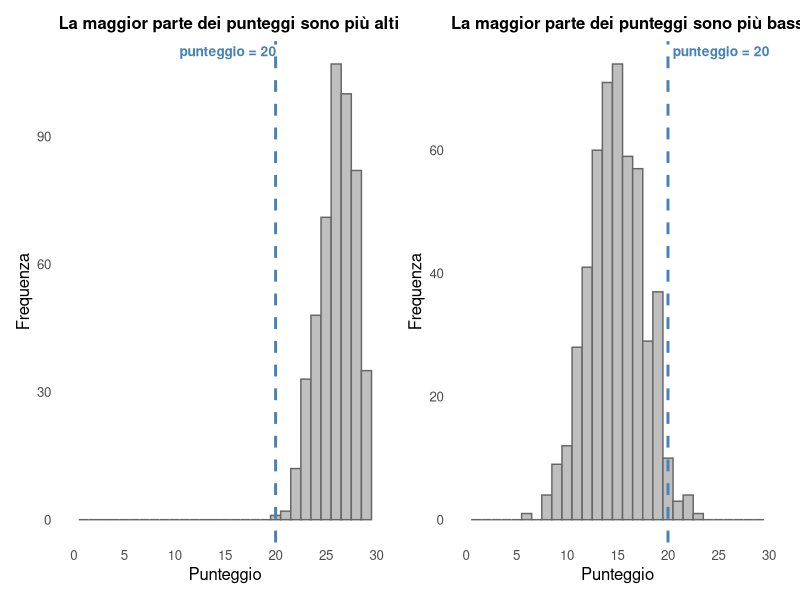
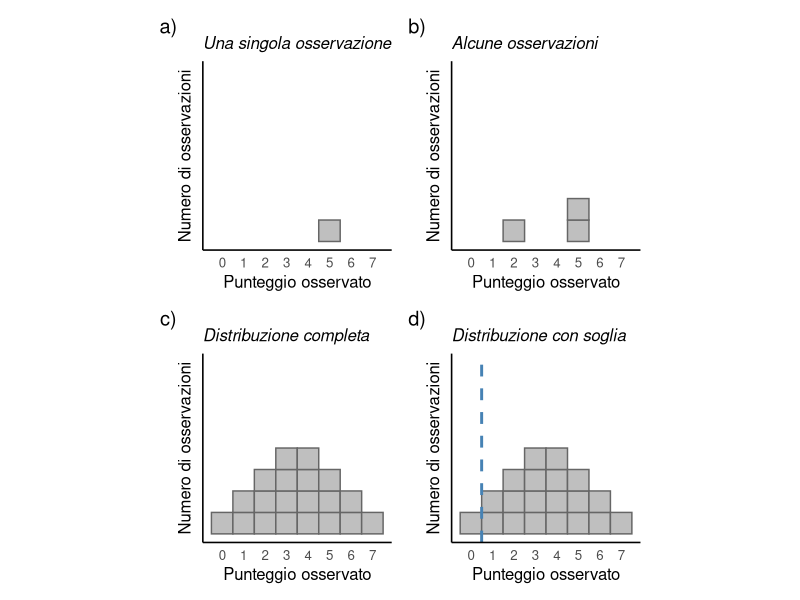
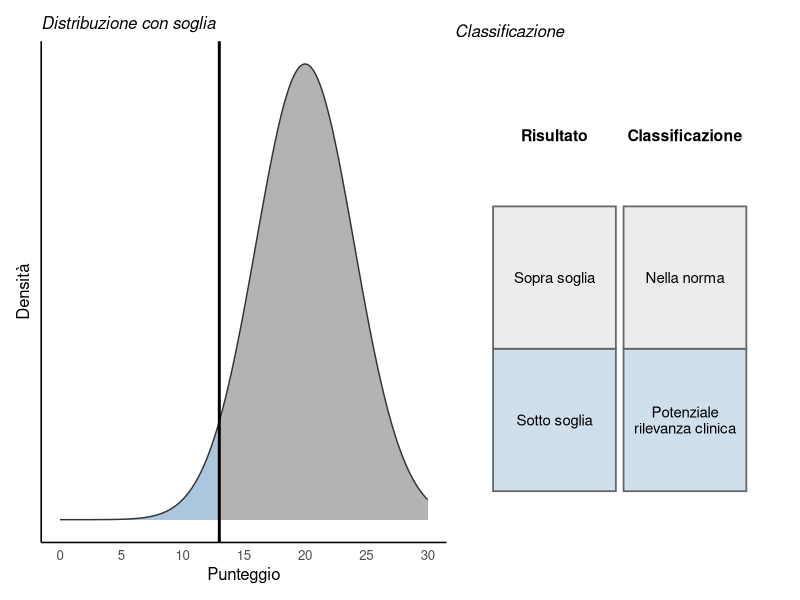
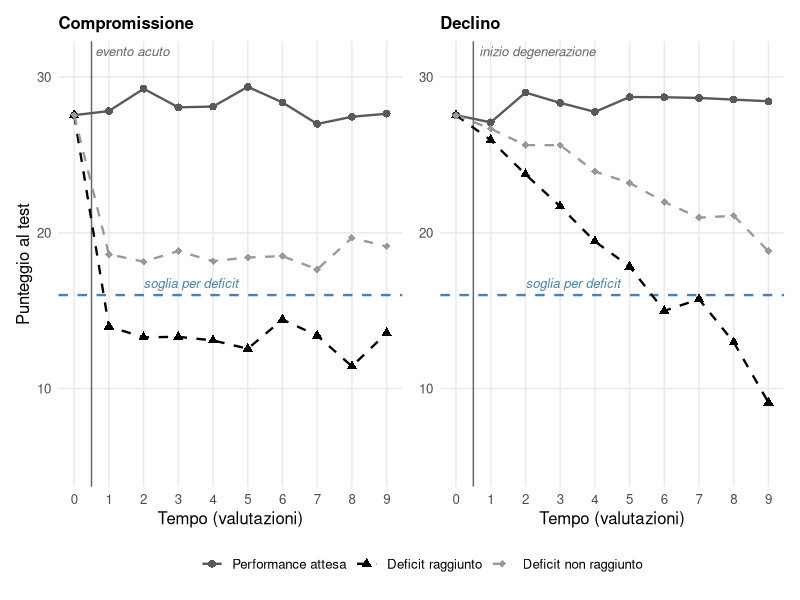
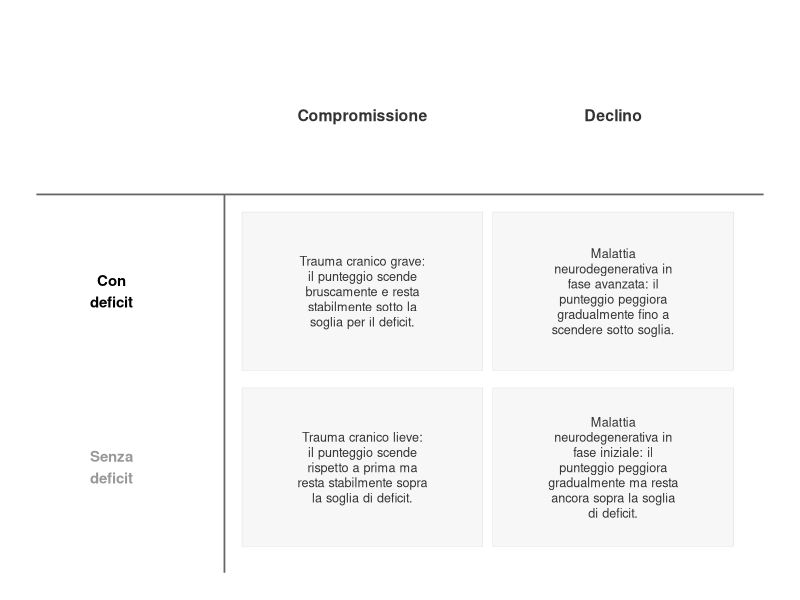
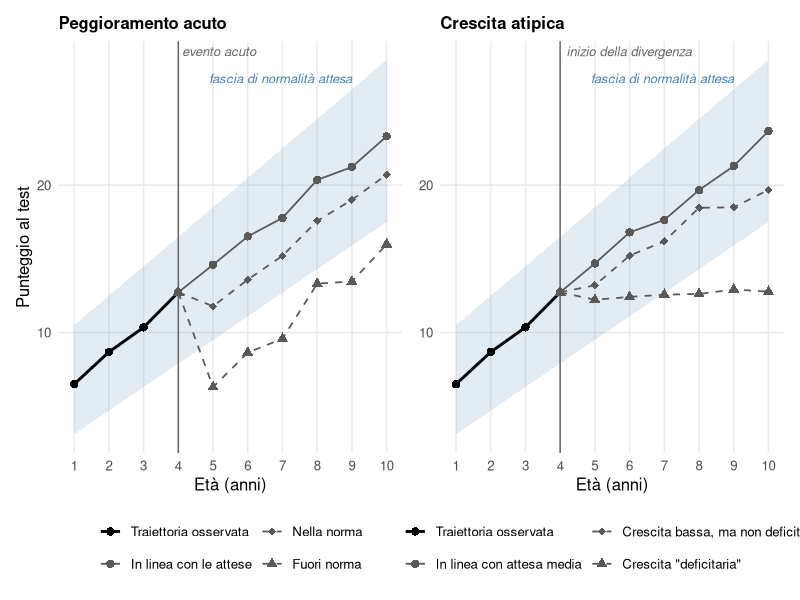

These figures' R source, in order:
## ---- chunk 1
#| label: fig-punteggio-20
#| echo: false
#| warning: false
#| message: false
#| fig-cap: "Lo stesso punteggio (20) con due significati opposti, a seconda della distribuzione dei punteggi nel gruppo di riferimento (dati simulati). A sinistra, un test in cui la maggior parte delle persone ottiene punteggi relativamente alti: 20 cade nella coda bassa della distribuzione. A destra, un test in cui la maggior parte delle persone ottiene punteggi intorno a 15, quindi più bassi: lo stesso punteggio di 20 sarebbe considerato molto alto."
#| fig-width: 9
#| fig-height: 4
#| fig-dpi: 200
#| out-height: "250%"

library(ggplot2)
library(patchwork)

set.seed(42)
n <- 500

sim_facile <- data.frame(punteggio = rbinom(n, size = 30, prob = 0.87))
sim_difficile <- data.frame(punteggio = rbinom(n, size = 30, prob = 0.5))

tema_hist <- theme_minimal(base_size = 12) +
  theme(panel.grid.minor = element_blank(),
        panel.grid.major = element_blank(),
        plot.title = element_text(size = 12, face = "bold"))

evidenzia_20_dx <- list(
  geom_vline(xintercept = 20, colour = "steelblue", linewidth = 1, linetype = "dashed"),
  annotate("text", x = 20, y = Inf, label = "punteggio = 20", vjust = 1.5, hjust = -0.05,
           colour = "steelblue", fontface = "bold", size = 3.5),
  scale_x_continuous(limits = c(0, 30), breaks = seq(0, 30, 5)),
  labs(x = "Punteggio", y = "Frequenza")
)

evidenzia_20_sx <- list(
  geom_vline(xintercept = 20, colour = "steelblue", linewidth = 1, linetype = "dashed"),
  annotate("text", x = 10, y = Inf, label = "punteggio = 20", vjust = 1.5, hjust = -0.05,
           colour = "steelblue", fontface = "bold", size = 3.5),
  scale_x_continuous(limits = c(0, 30), breaks = seq(0, 30, 5)),
  labs(x = "Punteggio", y = "Frequenza")
)

p_facile <- ggplot(sim_facile, aes(x = punteggio)) +
  geom_histogram(binwidth = 1, boundary = -0.5, fill = "grey75", colour = "grey40") +
  evidenzia_20_sx +
  labs(title = "La maggior parte dei punteggi sono più alti") +
  tema_hist

p_difficile <- ggplot(sim_difficile, aes(x = punteggio)) +
  geom_histogram(binwidth = 1, boundary = -0.5, fill = "grey75", colour = "grey40") +
  evidenzia_20_dx +
  labs(title = "La maggior parte dei punteggi sono più bassi") +
  tema_hist

p_facile + p_difficile
## ---- chunk 2
#| label: fig-costruzione-istogramma
#| echo: false
#| warning: false
#| message: false
#| fig-cap: "Costruzione di una distribuzione di dati normativi a partire dalle singole osservazioni. In (a) è rappresentata una sola osservazione (punteggio = 5). In (b) sono rappresentate tre osservazioni (un punteggio di 2 e due punteggi di 5): ogni osservazione è visibile come un singolo quadratino, cosicché un punteggio ottenuto da più persone sia rappresentato da più quadratini impilati. In (c) è rappresentata una distribuzione completa, costruita impilando ogni singola osservazione di un ipotetico gruppo di riferimento di 20 persone. In (d) alla stessa distribuzione è stata aggiunta una soglia (linea verticale), che permette di distinguere le prestazioni considerate \"nella norma\" da quelle che non lo sono. (Adattato da Mondini, Mapelli, Arcara, Semeiotica e diagnosi neuropsicologica)"
#| fig-width: 8
#| fig-height: 6
#| fig-dpi: 200
#| out-width: "120%"

library(ggplot2)
library(patchwork)

# funzione ad hoc: aggiunge una singola osservazione ad un data.frame di
# quadratini, impilandola sopra le osservazioni già presenti per lo stesso
# punteggio. Usarla più volte (una per osservazione) rende facile
# aggiungere/togliere singole osservazioni per costruire ciascun pannello.
aggiungi_osservazione <- function(dati, punteggio) {
  n_gia_presenti <- sum(dati$punteggio == punteggio)
  nuova_osservazione <- data.frame(
    punteggio = punteggio,
    ymin = n_gia_presenti,
    ymax = n_gia_presenti + 1
  )
  rbind(dati, nuova_osservazione)
}

tema_quadratini <- theme_minimal(base_size = 12) +
  theme(panel.grid = element_blank(),
        axis.text.y = element_blank(),
        axis.ticks.y = element_blank(),
        axis.line = element_line(colour = "black"),
        plot.title = element_text(size = 12, face = "italic"),
        aspect.ratio = 1)

disegna_quadratini <- function(dati, titolo) {
  ggplot(dati) +
    geom_rect(aes(xmin = punteggio - 0.5, xmax = punteggio + 0.5,
                   ymin = ymin, ymax = ymax),
              fill = "grey75", colour = "grey40") +
    scale_x_continuous(limits = c(-0.5, 7.5), breaks = 0:7) +
    scale_y_continuous(limits = c(0, 8)) +
    labs(x = "Punteggio osservato", y = "Numero di osservazioni", title = titolo) +
    tema_quadratini
}

# pannello a: una sola osservazione
dati_a <- data.frame(punteggio = numeric(0), ymin = numeric(0), ymax = numeric(0))
dati_a <- aggiungi_osservazione(dati_a, 5)

# pannello b: tre osservazioni
dati_b <- data.frame(punteggio = numeric(0), ymin = numeric(0), ymax = numeric(0))
dati_b <- aggiungi_osservazione(dati_b, 2)
dati_b <- aggiungi_osservazione(dati_b, 5)
dati_b <- aggiungi_osservazione(dati_b, 5)

# pannelli c e d: distribuzione completa (20 osservazioni)
dati_c <- data.frame(punteggio = numeric(0), ymin = numeric(0), ymax = numeric(0))
punteggi_completi <- rep(0:7, times = c(1, 2, 3, 4, 4, 3, 2, 1))
for (p in punteggi_completi) {
  dati_c <- aggiungi_osservazione(dati_c, p)
}

p_a <- disegna_quadratini(dati_a, "Una singola osservazione")
p_b <- disegna_quadratini(dati_b, "Alcune osservazioni")
p_c <- disegna_quadratini(dati_c, "Distribuzione completa")
p_d <- disegna_quadratini(dati_c, "Distribuzione con soglia") +
  geom_vline(xintercept = 0.5, linewidth = 1, colour = "steelblue", linetype=2)

(p_a + p_b) / (p_c + p_d) +
  plot_annotation(tag_levels = "a", tag_suffix = ")")
## ---- chunk 3
#| label: fig-classificazione-soglia
#| echo: false
#| warning: false
#| message: false
#| fig-cap: "Classificazione di un punteggio rispetto ad una soglia. A sinistra, la distribuzione dei punteggi nel gruppo di riferimento (dati simulati): l'area a destra della soglia (in grigio) corrisponde ai punteggi considerati \"nella norma\", l'area a sinistra della soglia (in blu) ai punteggi con potenziale rilevanza clinica. A destra, la classificazione che ne risulta, a seconda che il punteggio osservato sia sopra o sotto la soglia."
#| fig-width: 8
#| fig-height: 3.5
#| fig-dpi: 200
#| out-width: "100%"

library(ggplot2)
library(patchwork)

soglia <- 13
media <- 20
sd_punteggio <- 4

colori_soglia <- c(sopra = "grey70", sotto = "steelblue")
alpha_soglia <- c(sopra = 1, sotto = 0.45)

# pannello sinistro: densità con soglia, colorata diversamente sopra/sotto soglia
x_sotto <- seq(0, soglia, length.out = 150)
x_sopra <- seq(soglia, 30, length.out = 150)
dens_sotto <- data.frame(punteggio = x_sotto,
                          densita = dnorm(x_sotto, mean = media, sd = sd_punteggio),
                          area = "sotto")
dens_sopra <- data.frame(punteggio = x_sopra,
                          densita = dnorm(x_sopra, mean = media, sd = sd_punteggio),
                          area = "sopra")
dens <- rbind(dens_sotto, dens_sopra)

dens_contorno <- data.frame(punteggio = seq(0, 30, length.out = 300))
dens_contorno$densita <- dnorm(dens_contorno$punteggio, mean = media, sd = sd_punteggio)

p_densita <- ggplot(dens, aes(x = punteggio, y = densita)) +
  geom_area(aes(fill = area, alpha = area), colour = NA) +
  geom_line(data = dens_contorno, colour = "grey20", linewidth = 0.5) +
  geom_vline(xintercept = soglia, linewidth = 1, colour = "black") +
  scale_fill_manual(values = colori_soglia, guide = "none") +
  scale_alpha_manual(values = alpha_soglia, guide = "none") +
  scale_x_continuous(breaks = seq(0, 30, 5)) +
  labs(x = "Punteggio", y = "Densità", title = "Distribuzione con soglia") +
  theme_minimal(base_size = 12) +
  theme(panel.grid = element_blank(),
        axis.text.y = element_blank(),
        axis.ticks.y = element_blank(),
        axis.line = element_line(colour = "black"),
        plot.title = element_text(size = 12, face = "italic"))

# pannello destro: tabella risultato -> classificazione
col1 <- list(min = 0.3, max = 1.9, centro = 1.1)
col2 <- list(min = 2.0, max = 3.6, centro = 2.8)

celle_tabella <- data.frame(
  xmin = c(col1$min, col2$min, col1$min, col2$min),
  xmax = c(col1$max, col2$max, col1$max, col2$max),
  ymin = c(1.5, 1.5, 0.5, 0.5),
  ymax = c(2.5, 2.5, 1.5, 1.5),
  area = c("sopra", "sopra", "sotto", "sotto")
)

testo_tabella <- data.frame(
  x = c(col1$centro, col2$centro, col1$centro, col2$centro, col1$centro, col2$centro),
  y = c(3, 3, 2, 2, 1, 1),
  testo = c("Risultato", "Classificazione",
            "Sopra soglia", "Nella norma",
            "Sotto soglia", "Potenziale\nrilevanza clinica"),
  intestazione = c(TRUE, TRUE, FALSE, FALSE, FALSE, FALSE)
)

p_tabella <- ggplot() +
  geom_rect(data = celle_tabella,
            aes(xmin = xmin, xmax = xmax, ymin = ymin, ymax = ymax, fill = area),
            alpha = 0.25, colour = "grey40", linewidth = 0.6) +
  geom_text(data = subset(testo_tabella, intestazione),
            aes(x = x, y = y, label = testo), fontface = "bold", size = 4) +
  geom_text(data = subset(testo_tabella, !intestazione),
            aes(x = x, y = y, label = testo), size = 3.8, lineheight = 0.9) +
  scale_fill_manual(values = colori_soglia, guide = "none") +
  coord_cartesian(xlim = c(0, 4), ylim = c(0.3, 3.5)) +
  labs(title = "Classificazione") +
  theme_void(base_size = 12) +
  theme(plot.title = element_text(size = 12, face = "italic"))

p_densita + p_tabella + plot_layout(widths = c(1.2, 1))
## ---- chunk 4
#| label: fig-compromissione-declino
#| echo: false
#| warning: false
#| message: false
#| fig-cap: "Andamento simulato del punteggio a un test in dieci valutazioni ripetute nel tempo, per due casi di compromissione (a sinistra) e due casi di declino (a destra), con lo stesso schema di colori/simboli usato per le traiettorie ipotetiche nella @fig-traiettoria-sviluppo (solo nero o scale di grigio). Tutte le traiettorie partono dallo stesso punto, prima dell'evento acuto o dell'inizio della degenerazione (linea sottile verticale). Il profilo \"Performance attesa\" (cerchi, linea continua) rappresenta l'andamento, stabile nel tempo, di una persona senza peggioramento. Il caso \"Deficit non raggiunto\" (diamanti, linea tratteggiata) si allontana dalla prestazione attesa ma resta sempre sopra la soglia per il deficit (linea tratteggiata orizzontale). Il caso \"Deficit raggiunto\" (triangoli, linea tratteggiata) scende sotto la soglia: bruscamente e poi stabilmente a sinistra, gradualmente a destra."
#| fig-width: 9
#| fig-height: 4.5
#| fig-dpi: 200
#| out-width: "100%"

library(ggplot2)
library(patchwork)

set.seed(123)

# --- Parametro per includere (o no) l'errore di misurazione nel grafico ---
# Impostare FALSE per disegnare solo il punteggio "vero" sottostante, senza rumore
includi_errore_misura <- TRUE
sd_errore <- 0.8

# Funzione modulare: aggiunge (o no) l'errore di misurazione a una traiettoria di punteggi veri
aggiungi_errore_misura <- function(punteggio_vero, sd = sd_errore, includi = includi_errore_misura) {
  if (includi) {
    punteggio_vero + rnorm(length(punteggio_vero), mean = 0, sd = sd)
  } else {
    punteggio_vero
  }
}

soglia <- 16
n_tempi <- 10
tempi <- 0:(n_tempi - 1)

tema_traiettorie <- theme_minimal(base_size = 12) +
  theme(panel.grid.minor = element_blank(),
        plot.title = element_text(size = 12, face = "bold"),
        legend.position = "bottom")

soglia_layer <- list(
  geom_hline(yintercept = soglia, linetype = "dashed", colour = "steelblue", linewidth = 0.8),
  annotate("text", x = 2, y = soglia, label = "soglia per deficit", vjust = -0.7, hjust = 0,
           colour = "steelblue", fontface = "italic", size = 3.3)
)

# Schema di colori/simboli/linetype coerente con quello usato per le traiettorie ipotetiche
# nella @fig-traiettoria-sviluppo: solo nero o scale di grigio (niente azzurro), cerchio/linea
# continua per il profilo "in linea con le attese", diamante/tratteggiata per lo scarto che
# resta nella norma, triangolo/tratteggiata per lo scarto che raggiunge il deficit
colori_casi <- scale_colour_manual(values = c("Performance attesa" = "grey35",
                                               "Deficit raggiunto" = "black",
                                               "Deficit non raggiunto" = "grey60"))
forme_casi <- scale_shape_manual(values = c("Performance attesa" = 16,
                                             "Deficit raggiunto" = 17,
                                             "Deficit non raggiunto" = 18))
linee_casi <- scale_linetype_manual(values = c("Performance attesa" = "solid",
                                                "Deficit raggiunto" = "dashed",
                                                "Deficit non raggiunto" = "dashed"))

# Livello "vero" comune a tutte le traiettorie prima dell'evento/dell'inizio della degenerazione
# e valore stabile del profilo di prestazione attesa (nessun peggioramento): a differenza della
# traiettoria attesa crescente delle figure sull'età evolutiva, qui è piatto nel tempo
livello_iniziale <- 28
vero_attesa <- rep(livello_iniziale, n_tempi)

# Punto osservato a t0, condiviso da tutte le traiettorie (in entrambi i pannelli): prima
# dell'evento acuto o dell'inizio della degenerazione non c'è ancora nessuna differenza da
# osservare, quindi tutte le linee devono partire esattamente dallo stesso punto
punto_iniziale <- aggiungi_errore_misura(livello_iniziale)

# Funzione modulare per costruire una traiettoria che condivide con le altre lo stesso punto
# osservato a t0 ("punto_iniziale"), e prosegue poi con il proprio andamento "vero" (con il suo
# errore di misurazione indipendente) per le valutazioni successive
costruisci_traiettoria_condivisa <- function(vero) {
  c(punto_iniziale, aggiungi_errore_misura(vero[-1]))
}

# Linea sottile verticale che segna il momento dell'evento/inizio del peggioramento,
# posizionata subito dopo t0 (tra la prima e la seconda valutazione)
tempo_evento <- 0.5

evento_layer <- list(
  geom_vline(xintercept = tempo_evento, colour = "grey40", linewidth = 0.5),
  annotate("text", x = tempo_evento, y = Inf, label = "evento acuto", vjust = 1.5, hjust = -0.05,
           colour = "grey40", fontface = "italic", size = 3.3)
)

degenerazione_layer <- list(
  geom_vline(xintercept = tempo_evento, colour = "grey40", linewidth = 0.5),
  annotate("text", x = tempo_evento, y = Inf, label = "inizio degenerazione", vjust = 1.5, hjust = -0.05,
           colour = "grey40", fontface = "italic", size = 3.3)
)

# --- Pannello sinistro: compromissione (peggioramento improvviso e poi stabile) ---
# Tutte le traiettorie partono dallo stesso punto (livello_iniziale), prima dell'evento acuto
vero_compr_deficit    <- c(livello_iniziale, rep(13, n_tempi - 1))
vero_compr_no_deficit <- c(livello_iniziale, rep(19, n_tempi - 1))

dat_compr <- data.frame(
  tempo = rep(tempi, 3),
  punteggio = c(costruisci_traiettoria_condivisa(vero_attesa),
                costruisci_traiettoria_condivisa(vero_compr_deficit),
                costruisci_traiettoria_condivisa(vero_compr_no_deficit)),
  caso = rep(c("Performance attesa", "Deficit raggiunto", "Deficit non raggiunto"), each = n_tempi)
)
dat_compr$caso <- factor(dat_compr$caso, levels = c("Performance attesa", "Deficit raggiunto", "Deficit non raggiunto"))

p_compr <- ggplot(dat_compr, aes(x = tempo, y = punteggio, colour = caso, shape = caso, linetype = caso)) +
  soglia_layer +
  evento_layer +
  geom_line(linewidth = 0.8) +
  geom_point(size = 2.3) +
  colori_casi +
  forme_casi +
  linee_casi +
  scale_x_continuous(breaks = tempi) +
  coord_cartesian(ylim = c(5, 31)) +
  labs(title = "Compromissione", x = "Tempo (valutazioni)", y = "Punteggio al test", colour = NULL, shape = NULL, linetype = NULL) +
  tema_traiettorie

# --- Pannello destro: declino (peggioramento graduale e progressivo) ---
# Tutte le traiettorie partono dallo stesso punto (livello_iniziale), prima dell'inizio della degenerazione
vero_decl_deficit    <- livello_iniziale - (tempi / (n_tempi - 1)) * 18
vero_decl_no_deficit <- livello_iniziale - (tempi / (n_tempi - 1)) * 9

dat_decl <- data.frame(
  tempo = rep(tempi, 3),
  punteggio = c(costruisci_traiettoria_condivisa(vero_attesa),
                costruisci_traiettoria_condivisa(vero_decl_deficit),
                costruisci_traiettoria_condivisa(vero_decl_no_deficit)),
  caso = rep(c("Performance attesa", "Deficit raggiunto", "Deficit non raggiunto"), each = n_tempi)
)
dat_decl$caso <- factor(dat_decl$caso, levels = c("Performance attesa", "Deficit raggiunto", "Deficit non raggiunto"))

p_decl <- ggplot(dat_decl, aes(x = tempo, y = punteggio, colour = caso, shape = caso, linetype = caso)) +
  soglia_layer +
  degenerazione_layer +
  geom_line(linewidth = 0.8) +
  geom_point(size = 2.3) +
  colori_casi +
  forme_casi +
  linee_casi +
  scale_x_continuous(breaks = tempi) +
  coord_cartesian(ylim = c(5, 31)) +
  labs(title = "Declino", x = "Tempo (valutazioni)", y = NULL, colour = NULL, shape = NULL, linetype = NULL) +
  tema_traiettorie

p_compr + p_decl + plot_layout(guides = "collect") & theme(legend.position = "bottom")
## ---- chunk 5
#| label: fig-tabella-compromissione-declino
#| echo: false
#| warning: false
#| message: false
#| fig-cap: "Sintesi delle quattro combinazioni illustrate nella @fig-compromissione-declino (compromissione/declino, con/senza deficit) relativi ad un disturbo acquisito, con un esempio clinico per ciascuna. Le colonne seguono lo stesso ordine della figura precedente; le etichette di riga riprendono gli stessi colori usati lì per i due casi (nero = deficit raggiunto, grigio = deficit non raggiunto)."
#| fig-width: 7.5
#| fig-height: 4
#| fig-dpi: 200
#| out-width: "100%"

library(ggplot2)

# Contenuto della tabella: intestazioni di colonna, intestazioni di riga (colorate
# come nella @fig-compromissione-declino) e un esempio per ciascuna delle 4 celle
tabella_dat <- data.frame(
  x = c(1, 2, 0, 0, 1, 2, 1, 2),
  y = c(2, 2, 1, 0, 1, 1, 0, 0),
  tipo = c("intestazione_colonna", "intestazione_colonna",
           "intestazione_riga", "intestazione_riga",
           "cella", "cella", "cella", "cella"),
  colore = c("grey20", "grey20", "black", "grey60",
             "grey20", "grey20", "grey20", "grey20"),
  testo = c(
    "Compromissione", "Declino",
    "Con\ndeficit", "Senza\ndeficit",
    "Trauma cranico grave: il punteggio scende bruscamente e resta stabilmente sotto la soglia per il deficit.",
    "Malattia neurodegenerativa in fase avanzata: il punteggio peggiora gradualmente fino a scendere sotto soglia.",
    "Trauma cranico lieve: il punteggio scende rispetto a prima ma resta stabilmente sopra la soglia di deficit.",
    "Malattia neurodegenerativa in fase iniziale: il punteggio peggiora gradualmente ma resta ancora sopra la soglia di deficit."
  )
)

# Va a capo automatico del testo, solo per le celle di esempio (più lunghe)
tabella_dat$testo_wrap <- ifelse(
  tabella_dat$tipo == "cella",
  vapply(tabella_dat$testo, function(x) paste(strwrap(x, width = 24), collapse = "\n"), character(1)),
  tabella_dat$testo
)

celle_sfondo <- expand.grid(x = c(1, 2), y = c(0, 1))

ggplot() +
  geom_tile(data = celle_sfondo, aes(x = x, y = y), width = 0.96, height = 0.9,
            fill = "grey97", colour = "grey80") +
  geom_segment(aes(x = -0.3, xend = 2.6, y = 1.55, yend = 1.55), colour = "grey40", linewidth = 0.6) +
  geom_segment(aes(x = 0.45, xend = 0.45, y = -0.6, yend = 1.55), colour = "grey40", linewidth = 0.6) +
  geom_text(data = subset(tabella_dat, tipo == "cella"),
            aes(x = x, y = y, label = testo_wrap), size = 3.2, lineheight = 1, colour = "grey20") +
  geom_text(data = subset(tabella_dat, tipo == "intestazione_colonna"),
            aes(x = x, y = y, label = testo_wrap), size = 4, fontface = "bold", colour = "grey20") +
  geom_text(data = subset(tabella_dat, tipo == "intestazione_riga"),
            aes(x = x, y = y, label = testo_wrap, colour = colore), size = 3.8, fontface = "bold") +
  scale_colour_identity() +
  coord_cartesian(xlim = c(-0.3, 2.6), ylim = c(-0.6, 2.5), clip = "off") +
  theme_void()
## ---- chunk 6
#| label: fig-traiettoria-sviluppo
#| echo: false
#| warning: false
#| message: false
#| fig-cap: "Traiettoria di sviluppo simulata (linea nera, punti pieni) dalla valutazione a 1 anno fino alla valutazione più recente, a 4 anni, identica nei due pannelli. Da qui si diramano tre traiettorie future ipotetiche per pannello, tutte in grigio scuro e incluse nella stessa legenda della traiettoria osservata. A sinistra (Peggioramento acuto): un evento acuto (linea verticale) può causare un peggioramento improvviso del punteggio; una traiettoria non ne risente e prosegue come atteso (cerchi, linea continua), una scende ma resta entro la fascia di normalità (diamanti, linea tratteggiata), una scende al punto da uscire subito dalla fascia e vi resta (triangoli, linea tratteggiata). A destra (Crescita atipica): dallo stesso punto (linea verticale \"inizio della divergenza\") la crescita può proseguire in linea con l'attesa (cerchi, linea continua), rallentare restando comunque entro la fascia (diamanti, linea tratteggiata), oppure allontanarsene gradualmente fino a uscirne (triangoli, linea tratteggiata). La fascia colorata rappresenta, in entrambi i pannelli, l'intervallo di normalità (soglia superiore e inferiore) atteso dal gruppo di riferimento per ciascuna età."
#| fig-width: 10
#| fig-height: 5.5
#| fig-dpi: 200
#| out-width: "100%"

library(ggplot2)
library(patchwork)

set.seed(100)

# --- Parametro per includere (o no) l'errore di misurazione nelle traiettorie ---
# Impostare FALSE per disegnare solo le traiettorie "vere" sottostanti, senza rumore
includi_errore_misura <- TRUE
sd_errore <- 0.6

# --- Parametro per mostrare (o no) la linea verticale che segna il momento della diramazione ---
mostra_linea_evento <- TRUE

# --- Parametro per impostare l'età (in anni) in cui avviene la diramazione, condiviso da
# entrambi i pannelli: qualunque valore tra 1 e max(eta) - 1, ad esempio anche 1 o 2 ---
eta_diramazione <- 4   # ultima valutazione nota, da cui si "diramano" le traiettorie future

# Funzione modulare: aggiunge (o no) l'errore di misurazione a una traiettoria di punteggi veri
aggiungi_errore_misura <- function(valori, sd = sd_errore, includi = includi_errore_misura) {
  if (includi) {
    valori + rnorm(length(valori), mean = 0, sd = sd)
  } else {
    valori
  }
}

eta <- 1:10

# Traiettoria attesa dal gruppo di riferimento, con fascia di normalità (soglie superiore e
# inferiore): condivisa da entrambi i pannelli
traiettoria_attesa <- 5 + 1.8 * eta
banda_ampiezza <- 3.5 + 0.2 * eta

dat_banda <- data.frame(
  eta = eta,
  attesa = traiettoria_attesa,
  soglia_sup = traiettoria_attesa + banda_ampiezza,
  soglia_inf = traiettoria_attesa - banda_ampiezza
)

banda_layer <- list(
  geom_ribbon(data = dat_banda, aes(x = eta, ymin = soglia_inf, ymax = soglia_sup),
              fill = "steelblue", alpha = 0.15, inherit.aes = FALSE),
  annotate("text", x = 9, y = dat_banda$soglia_sup[dat_banda$eta == 9], label = "fascia di normalità attesa",
           hjust = 1, vjust = -0.6, colour = "steelblue", fontface = "italic", size = 3.3)
)

# Traiettoria osservata (nera): sviluppo reale fino alla valutazione attuale, condivisa da
# entrambi i pannelli. Entra anche lei nella variabile "traiettoria", come livello aggiuntivo,
# così da comparire nella stessa legenda delle traiettorie future ipotetiche
eta_oss <- 1:eta_diramazione
dat_oss <- data.frame(
  eta = eta_oss,
  punteggio = aggiungi_errore_misura(5 + 1.8 * eta_oss),
  traiettoria = "Traiettoria osservata"
)

punto_diramazione <- dat_oss$punteggio[dat_oss$eta == eta_diramazione]

# Funzione modulare per la linea verticale (opzionale, vedi "mostra_linea_evento") che segna la
# diramazione, con etichetta specifica per ciascun pannello (come "evento acuto"/"inizio
# degenerazione" nella @fig-compromissione-declino)
linea_diramazione_layer <- function(etichetta) {
  if (!mostra_linea_evento) return(NULL)
  list(
    geom_vline(xintercept = eta_diramazione, colour = "grey40", linewidth = 0.5),
    annotate("text", x = eta_diramazione, y = Inf, label = etichetta,
             vjust = 1.5, hjust = -0.05, colour = "grey40", fontface = "italic", size = 3.3)
  )
}

# --- Pannello sinistro: peggioramento acuto ---

# Funzione modulare per costruire una traiettoria che, subito dopo l'evento acuto, scende di
# "entita_peggioramento" punti rispetto alla crescita attesa, e da lì prosegue con un tasso di
# crescita "rate" rispetto a quella attesa dal gruppo di riferimento (rate = 1, il valore di
# default, significa che lo scarto dalla norma introdotto dall'evento resta costante nel tempo)
costruisci_traiettoria_con_peggioramento_acuto <- function(entita_peggioramento, rate = 1, etichetta) {
  eta_futuro <- (eta_diramazione + 1):max(eta)
  incremento_atteso <- (5 + 1.8 * eta_futuro) - (5 + 1.8 * eta_diramazione)
  valore_dopo_evento <- punto_diramazione - entita_peggioramento
  valori_futuri <- aggiungi_errore_misura(valore_dopo_evento + rate * incremento_atteso)
  data.frame(
    eta = c(eta_diramazione, eta_futuro),
    punteggio = c(punto_diramazione, valori_futuri),
    traiettoria = etichetta
  )
}

dat_evento <- rbind(
  dat_oss,
  costruisci_traiettoria_con_peggioramento_acuto(entita_peggioramento = 0.0, rate = 1, etichetta = "In linea con le attese"),
  costruisci_traiettoria_con_peggioramento_acuto(entita_peggioramento = 2.8, rate = 1, etichetta = "Nella norma"),
  costruisci_traiettoria_con_peggioramento_acuto(entita_peggioramento = 8.0, rate = 1, etichetta = "Fuori norma")
)
dat_evento$traiettoria <- factor(dat_evento$traiettoria,
                                  levels = c("Traiettoria osservata", "In linea con le attese", "Nella norma", "Fuori norma"))

p_evento <- ggplot(dat_evento, aes(x = eta, y = punteggio, colour = traiettoria, group = traiettoria)) +
  banda_layer +
  linea_diramazione_layer("evento acuto") +
  geom_line(aes(linetype = traiettoria, linewidth = traiettoria)) +
  geom_point(aes(shape = traiettoria), size = 2.5) +
  scale_colour_manual(name = NULL, values = c("Traiettoria osservata" = "black", "In linea con le attese" = "grey35",
                                               "Nella norma" = "grey35", "Fuori norma" = "grey35")) +
  scale_linetype_manual(name = NULL, values = c("Traiettoria osservata" = "solid", "In linea con le attese" = "solid",
                                                 "Nella norma" = "dashed", "Fuori norma" = "dashed")) +
  scale_shape_manual(name = NULL, values = c("Traiettoria osservata" = 16, "In linea con le attese" = 16,
                                              "Nella norma" = 18, "Fuori norma" = 17)) +
  scale_linewidth_manual(name = NULL, values = c("Traiettoria osservata" = 1, "In linea con le attese" = 0.6,
                                                  "Nella norma" = 0.6, "Fuori norma" = 0.6)) +
  scale_x_continuous(breaks = eta) +
  labs(title = "Peggioramento acuto", x = "Età (anni)", y = "Punteggio al test") +
  guides(colour = guide_legend(nrow = 2), linetype = guide_legend(nrow = 2),
         shape = guide_legend(nrow = 2), linewidth = guide_legend(nrow = 2)) +
  theme_minimal(base_size = 12) +
  theme(panel.grid.minor = element_blank(),
        plot.title = element_text(size = 12, face = "bold"),
        legend.position = "bottom")

# --- Pannello destro: crescita atipica (graduale) ---

# Funzione modulare per costruire una traiettoria futura ipotetica, che parte dal punto di
# diramazione e cresce con un tasso "rate" rispetto alla crescita attesa dal gruppo di riferimento
# (rate = 1 significa crescita in linea con le attese, rate = 0 significa prestazione stabile)
costruisci_traiettoria_futura <- function(rate, etichetta) {
  eta_futuro <- (eta_diramazione + 1):max(eta)
  incremento_atteso <- (5 + 1.8 * eta_futuro) - (5 + 1.8 * eta_diramazione)
  valori_futuri <- aggiungi_errore_misura(punto_diramazione + rate * incremento_atteso)
  data.frame(
    eta = c(eta_diramazione, eta_futuro),
    punteggio = c(punto_diramazione, valori_futuri),
    traiettoria = etichetta
  )
}

dat_crescita <- rbind(
  dat_oss,
  costruisci_traiettoria_futura(rate = 1.00, etichetta = "In linea con attesa media"),
  costruisci_traiettoria_futura(rate = 0.65, etichetta = "Crescita bassa, ma non deficitaria"),
  costruisci_traiettoria_futura(rate = -0.05, etichetta = "Crescita \"deficitaria\"")
)
dat_crescita$traiettoria <- factor(dat_crescita$traiettoria,
                                    levels = c("Traiettoria osservata", "In linea con attesa media",
                                               "Crescita bassa, ma non deficitaria", "Crescita \"deficitaria\""))

p_crescita <- ggplot(dat_crescita, aes(x = eta, y = punteggio, colour = traiettoria, group = traiettoria)) +
  banda_layer +
  linea_diramazione_layer("inizio della divergenza") +
  geom_line(aes(linetype = traiettoria, linewidth = traiettoria)) +
  geom_point(aes(shape = traiettoria), size = 2.5) +
  scale_colour_manual(name = NULL, values = c("Traiettoria osservata" = "black", "In linea con attesa media" = "grey35",
                                               "Crescita bassa, ma non deficitaria" = "grey35", "Crescita \"deficitaria\"" = "grey35")) +
  scale_linetype_manual(name = NULL, values = c("Traiettoria osservata" = "solid", "In linea con attesa media" = "solid",
                                                 "Crescita bassa, ma non deficitaria" = "dashed", "Crescita \"deficitaria\"" = "dashed")) +
  scale_shape_manual(name = NULL, values = c("Traiettoria osservata" = 16, "In linea con attesa media" = 16,
                                              "Crescita bassa, ma non deficitaria" = 18, "Crescita \"deficitaria\"" = 17)) +
  scale_linewidth_manual(name = NULL, values = c("Traiettoria osservata" = 1, "In linea con attesa media" = 0.6,
                                                  "Crescita bassa, ma non deficitaria" = 0.6, "Crescita \"deficitaria\"" = 0.6)) +
  scale_x_continuous(breaks = eta) +
  labs(title = "Crescita atipica", x = "Età (anni)", y = NULL) +
  guides(colour = guide_legend(nrow = 2), linetype = guide_legend(nrow = 2),
         shape = guide_legend(nrow = 2), linewidth = guide_legend(nrow = 2)) +
  theme_minimal(base_size = 12) +
  theme(panel.grid.minor = element_blank(),
        plot.title = element_text(size = 12, face = "bold"),
        legend.position = "bottom")

# Le categorie ipotetiche sono diverse nei due pannelli (narrativamente specifiche per ciascun
# caso), quindi qui non si usa plot_layout(guides = "collect"): ogni pannello mantiene la sua
# legenda, coerente con le proprie etichette
p_evento + p_crescita
